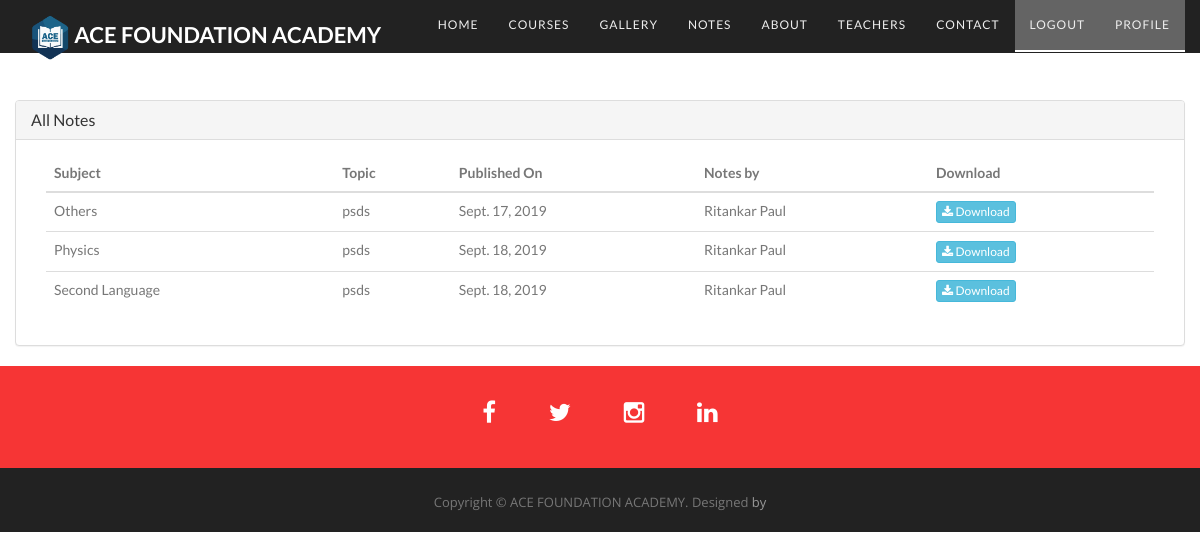
The app's page /notes/ (signed in), older data.
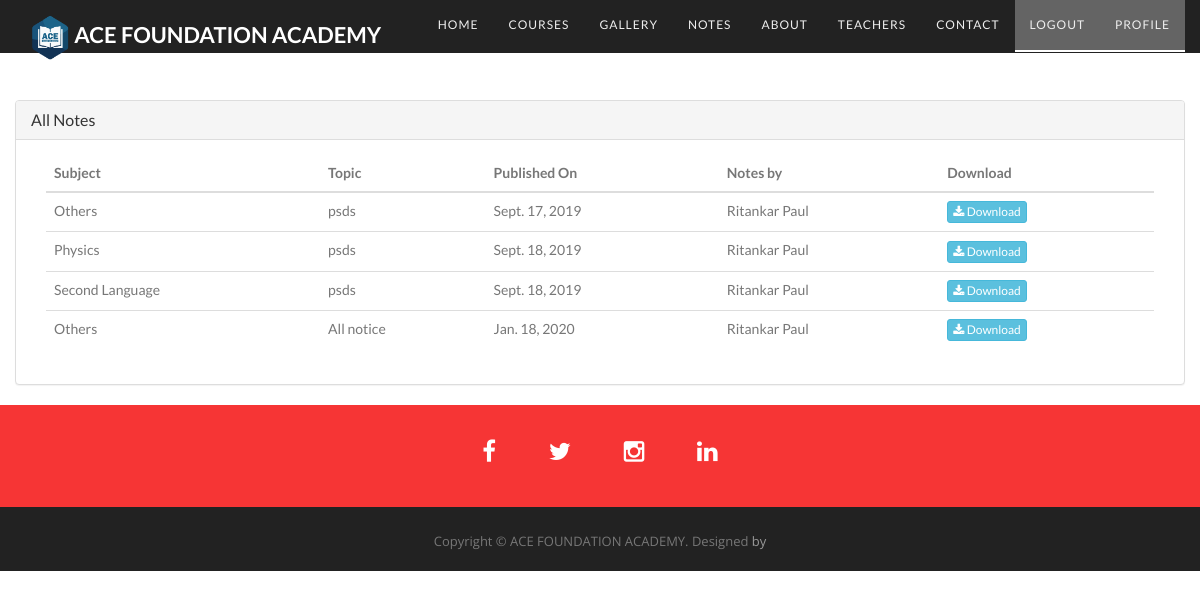
The same page, newer data.
### notes/models.py (models this page shows, shortened)
class Note(models.Model):
    subject = models.CharField(max_length=40, choices=departments, default="Others")
    topic = models.CharField(max_length=200, blank=True)
    publication_date = models.DateField(default=datetime.now)
    teacher = models.ForeignKey(Teachers, on_delete=models.CASCADE)
    note = models.URLField(max_length=2000, help_text="Please Enter the URL here(GDrive/Amazon Drive)", default="/")
    for_class = models.IntegerField(default=6, help_text="For global notice put class=69")

### base/models.py (models this page shows)
class Teachers(models.Model):
    depts=departments
    name=models.CharField(max_length=50)
    dept=models.CharField(max_length=20,choices=depts,default='Mathematics')
    details=models.CharField(max_length=1000)
    image= models.URLField(max_length=200, help_text="Please Enter the URL here(GDrive/Amazon Drive/Facebook)")
    class Meta:
        verbose_name_plural="Faculty"
    def __str__(self):
        return(str(self.name))

### notes/views.py (the view)
# urls.py: url(r'^notes/', include('notes.urls')),
@login_required
def notes(req):
    user_data = req.user
    notes = {'notes': Note.objects.all(), 'user_data': user_data}
    return render(req, 'notes/notes.html', context=notes)

### users/models.py (called while the page is built)
    def getClass(self):
        if(datetime.now().month<=3):
            return (10-(int(self.class_X_year_of_passing) - datetime.now().year))
        else:
            return (11-(int(self.class_X_year_of_passing) - datetime.now().year))

### templates/notes/notes.html (shortened to what this page needs)
{% extends "base/structure_nav.html" %}
{% block content %}
{% load staticfiles %}
{% if notes %}
    <br><br><br><br><br>
    <div class="co container-fluid">
        <div class="panel-group" id="accordion">
            <div class="panel panel-default">
                <div class="panel-heading">
                    <h4 class="panel-title">
                        <a data-toggle="collapse" data-parent="#accordion" href="#collapse1" class="heads">All
                            Notes</a>
                  </h4>
                </div>
                <div id="collapse1" class="panel-collapse collapse in">
                    <div class="panel-body">
                        <div class="container-fluid table-responsive">
                            <table class="table table-hover">
                                <thead>
                                <tr>
                                    <th>Subject</th>
                                    <th>Topic</th>
                                    <th>Published On</th>
                                    <th>Notes by</th>
                                    <th>Download</th>
                                </tr>
                                </thead>
                                <tbody>
                            {% for note in notes %}
                            {% ifequal note.for_class 69 %}
                            <tr>
                                <td>{{ note.subject }}</td>
                                <td>{{ note.topic }}</td>
                                <td>{{ note.publication_date }}</td>
                                <td>{{ note.teacher }}</td>
                                <td><a href="{{ note.note }}"  class="btn btn-info btn-xs">
                                    <span class="fa fa-download"></span> Download</a>
                                </td>
                            </tr>
                            {% endifequal %}
                                {% if user_data.userprofile.getClass == note.for_class %}
                                    {% if note.subject in user_data.userprofile.subjects %}
                                    <tr>
                                        <td>{{ note.subject }}</td>
                                        <td>{{ note.topic }}</td>
                                        <td>{{ note.publication_date }}</td>
                                        <td>{{ note.teacher }}</td>
                                        <td><a href="{{ note.note }}"  class="btn btn-info btn-xs">
                                            <span class="fa fa-download"></span> Download</a>
                                        </td>
                                    </tr>
                                    {% endif %}
                                {% endif %}
                            {% endfor %}
                                </tbody>
                            </table>
                        </div>
                    </div>
                </div>
            </div>
        </div>
    </div>
{% else %}
<div class="jumbotron">
    <br>
    <h1 style="text-align: center">No Notes were published</h1>
    <br>
</div>
{% endif %}
{% endblock %}

### templates/base/structure_nav.html (shortened to what this page needs)
<!DOCTYPE html>
{% load staticfiles %}
<html>
<head>
    <link rel="stylesheet" type="text/css" media="screen" href="{% static "/base/css/bootstrap.css" %}"/>
    <link rel="stylesheet" type="text/css" media="screen" href="{% static "/base/css/bootstrap.min.css" %}"/>
    <link rel="stylesheet" type="text/css" media="screen" href="{% static "/base/css/prettyPhoto.css" %}"/>
    <link rel="stylesheet" type="text/css" media="screen" href="{% static "/base/css/style.css" %}"/>
    <link rel="stylesheet" type="text/css" href="{% static "base/fonts/font-awesome/css/font-awesome.css" %}">
</head>
<body>
<nav id="menu" class="navbar navbar-default navbar-fixed-top on">
        <div class="container">
          <div class="navbar-header">
            <a class="navbar-brand" href="{% url 'index' %}">
              <strong><img src="{% static "base/img/ace.png" %}" width="40" alt=""> Ace Foundation Academy</strong></a> </div>
          <div class="collapse navbar-collapse" id="bs-example-navbar-collapse-1">
            <ul class="nav navbar-nav navbar-right">
              <li><a href="/#home" class="page-scroll">Home</a></li>
              <li><a href="/#services-section" class="page-scroll">Courses</a></li>
              <li><a href="/#gallery" class="page-scroll">Gallery</a></li>
              {% if user.is_authenticated %}
              <li><a href="{% url 'notes' %}" class="page-scroll">Notes</a></li>
              {% endif %}
              <li><a href="/#about-section" class="page-scroll">About</a></li>
              <li><a href="/#team-section" class="page-scroll">Teachers</a></li>
              <li><a href="/#contact-section" class="page-scroll">Contact</a></li>
              {% if user.is_authenticated %}
              <li><a href="{% url 'users:logout' %}" class="page-scroll authen">Logout</a></li>
              <li><a href="{% url 'users:profile' %}" class="page-scroll authen">Profile</a></li>
              {% else %}
              <li><a href="{% url 'users:login' %}" class="page-scroll authen">Login</a></li>
              <li><a href="{% url 'users:register' %}" class="page-scroll authen">Register</a></li>
              {% endif %}
            </ul>
          </div>
        </div>
    </nav>xn/.
    {% block content %}
    {% endblock %}
    <div id="social-section">
        <div class="container">
          <div class="social">
            <ul>
              <li><a href="https://www.facebook.com/ACEFoundationAcademy/"><i class="fa fa-facebook"></i></a></li>
              <li><a href="#"><i class="fa fa-twitter"></i></a></li>
              <li><a href="#"><i class="fa fa-instagram"></i></a></li>
              <li><a href="#"><i class="fa fa-linkedin"></i></a></li>
            </ul>
          </div>
        </div>
      </div>
    <div id="footer">
        <div class="container">
          <div class="fnav">
            <p>Copyright &copy; ACE FOUNDATION ACADEMY. Designed <a href="http://www.github.com/xritzx" rel="nofollow">by</a></p>
          </div>
        </div>
    </div>
</body>
</html>

### static/base/css/style.css (style rules this page uses)
body, html { font-family: 'Lato', sans-serif; text-rendering: optimizeLegibility !important; -webkit-font-smoothing: antialiased !important; color: #777; }
h4 { font-size: 20px; color: #666; }
p { font-family: 'Open Sans', sans-serif; }
a { color: #F44336; }
.authen { border-bottom:2px solid white; background:rgba(189, 189, 189, 0.432); }
ul, ol { padding: 0; webkit-padding: 0; moz-padding: 0; list-style: none; }
#menu { padding: 20px; transition: all 0.8s; }
#menu.navbar-default { background-color: rgba(248, 248, 248, 0); border-color: rgba(231, 231, 231, 0); }
#menu a.navbar-brand { text-transform: uppercase; font-size: 22px; color: #fff; font-weight: 900; }
#menu.navbar-default .navbar-nav > li > a { text-transform: uppercase; color: #eeeeee; font-size: 12px; letter-spacing: 1px; }
.on { background-color: #222222 !important; padding: 0 !important; }
#social-section { padding: 30px 0; background-color: #f63535; text-align: center; }
#social-section .social ul li { display: inline-block; margin: 0 20px; }
#social-section .social i.fa { font-size: 24px; padding: 4px 5px; color: #fff; transition: all 0.5s; }
#footer { background-color: #222222; color: #777; padding: 15px 0 10px 0; text-align: center; }
#footer p { font-size: 13px; margin-top: 10px; }
#footer a { color: #999; }

Row changes from the older to the newer data that the page shows:
added Note: subject "Others", topic "All notice", publication_date "Jan. 18, 2020", teacher "Ritankar Paul"
